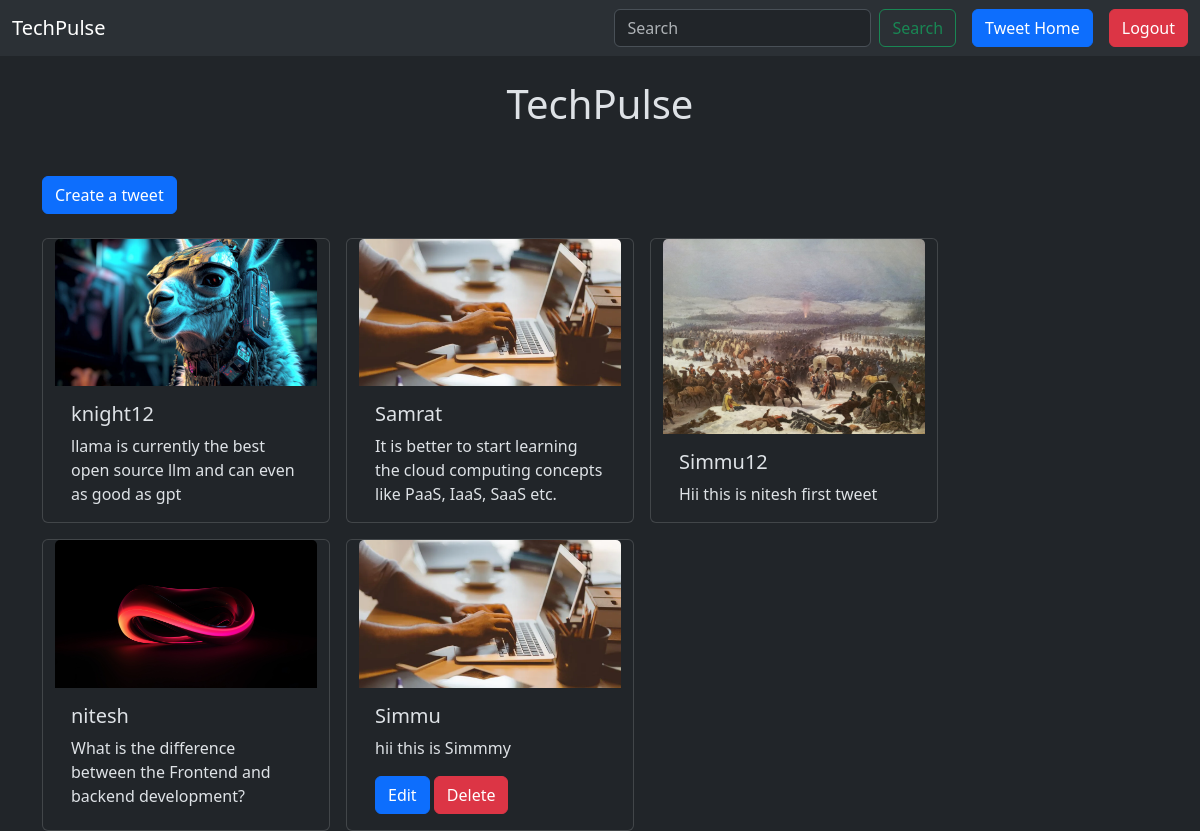
Page /tweet/ (signed in) on the committed database.
### tweet/models.py (models this page shows, shortened)
class Tweet(models.Model):
    user = models.ForeignKey(User, on_delete=models.CASCADE)
    text = models.TextField(max_length=230)
    photo = models.ImageField(upload_to='photos/', blank=True, null=True)
    created_at = models.DateTimeField(auto_now_add=True)
    updated_at = models.DateTimeField(auto_now=True)

### tweet/views.py (the view)
# urls.py: path('', views.tweet_list, name = 'tweet_list'),
def tweet_list(request):
    tweets = Tweet.objects.all().order_by('-created_at')
    return render(request, 'tweet_list.html', {'tweets': tweets})

### tweet/templates/tweet_list.html (shortened to what this page needs)
{% extends "layout.html" %}
{% block content %}
<h1 class="text-center m-4">TechPulse</h1>
<a class = "btn btn-primary my-4" href = "{% url 'tweet_create' %}">Create a tweet</a>
<div class="container row gap-3">
{% for tweet in tweets %}
<div class="card" style="width: 18rem;">
    <img src="{{tweet.photo.url}}" class="card-img-top" alt="...">
    <div class="card-body">
      <h5 class="card-title">{{tweet.user.username}}</h5>
      <p class="card-text">{{tweet.text}}</p>
      {% if tweet.user == user %}
      <a href="{% url 'tweet_edit' tweet.id %}" class="btn btn-primary">Edit</a>
      <a href="{% url 'tweet_delete' tweet.id %}" class="btn btn-danger">Delete</a>
      {% endif %}
    </div>
  </div>
{% endfor %}
</div>
{% endblock %}

### rows in the picture
Tweet: photo (picture), user.username "knight12", text "llama is currently the best open source llm and can even as good as gpt"
Tweet: photo (picture), user.username "Samrat", text "It is better to start learning the cloud computing concepts like PaaS, IaaS, SaaS etc."
Tweet: photo (picture), user.username "Simmu12", text "Hii this is nitesh first tweet"
Tweet: photo (picture), user.username "nitesh", text "What is the difference between the Frontend and backend development?"
Tweet: photo (picture), user.username "Simmu", text "hii this is Simmmy", shows "Edit"
